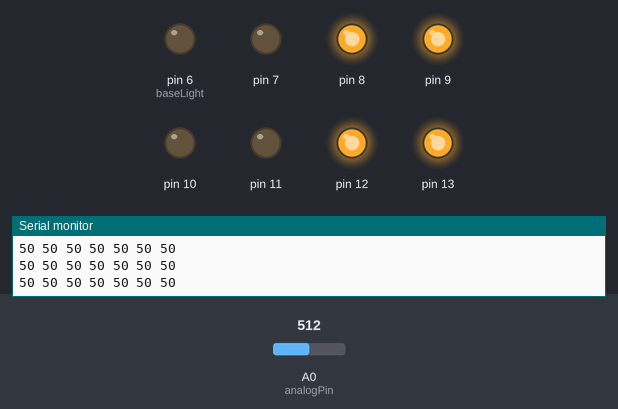
Bench run of a sketch on a simulated Arduino Uno, built with avr-gcc and run on an emulated ATmega328P. Parts: output pins drawn as LEDs (lit = HIGH), the last lines printed to the serial monitor. Inputs (shaded band) come from the test bench; at power-on: A0 (analogPin) = 512. Random numbers use the default seed unless the sketch sets one; pins used as bus, display or sensor lines are not drawn.

Above: at 1.2 s.
1.3 s: A0 (analogPin) set to 487
4.3 s: A0 (analogPin) set to 462
At 4.9 s:
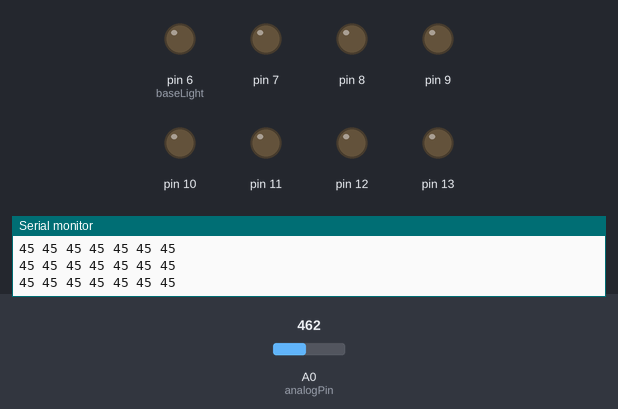
5.8 s: A0 (analogPin) set to 1023
At 6.1 s:
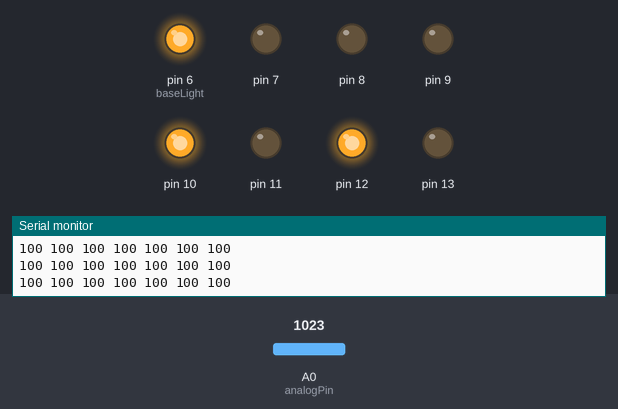
7.3 s: A0 (analogPin) set to 306
At 7.7 s:
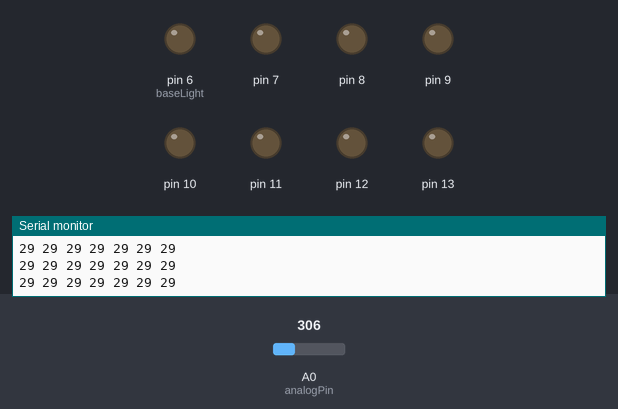
8.8 s: A0 (analogPin) set to 511
At 10.1 s:
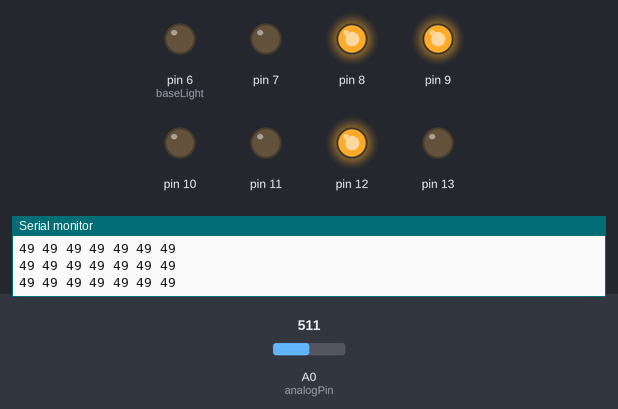
Timing chart, 0 to 11.3 s (numbered marks = the images above; inputs shaded):
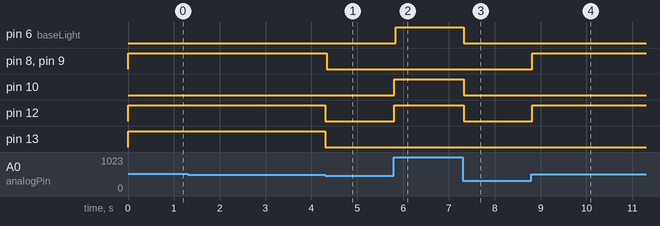

Measured:
- the behaviour switches between 471 and 470 on A0 (analogPin) (found by bisection; images 0 and 1)
- after the input at 4.3 s, pin 8, pin 9, pin 12, pin 13: HIGH → LOW at once
- after the input at 5.8 s, pin 6 (baseLight), pin 10, pin 12: LOW → HIGH at once
- after the input at 7.3 s, pin 6 (baseLight), pin 10, pin 12: HIGH → LOW at once
- after the input at 8.8 s, pin 8, pin 9, pin 12: LOW → HIGH at once

The sketch:

christmasLights002.ino
```cpp
//http://www.youtube.com/channel/UC6mIxFTvXkWQVEHPsEdflzQ
//GreatScott!
int analogPin=0;
int strobePin=2;
int resetPin=3;
int ledred=9;
int ledyellow=10;
int ledblue=11;
int ledgreen=12;
int spectrumValue[7];
int filter=0;
int cutoff = 45;

const int numLights = 8;
const int regions = 4; // this affect spectrumValue mapping
const int lightsPerRegion = numLights / regions;
bool states[regions];

const int baseLight = 6;

void setup()
{
  Serial.begin(9600);
  pinMode(analogPin, INPUT);
  pinMode(strobePin, OUTPUT);
  pinMode(resetPin, OUTPUT);
//  pinMode(ledred, OUTPUT);
//  pinMode(ledblue, OUTPUT);
//  pinMode(ledyellow, OUTPUT);
//  pinMode(ledgreen, OUTPUT);
  for(int i = 0; i < numLights; i++)
  {
    pinMode(baseLight + i, OUTPUT);
    digitalWrite(baseLight + i, LOW);

  }
  for(int i=0; i < regions; i++)
  {
    states[i] = false;
  }

  randomSeed(analogRead(4));

  digitalWrite(resetPin, LOW);
  digitalWrite(strobePin, HIGH);
}

void loop()
{
  digitalWrite(resetPin, HIGH);
  digitalWrite(resetPin, LOW);
  for (int i=0;i<7;i++)
  {
    digitalWrite(strobePin, LOW);
//    delay(30);
    delay(1);
    spectrumValue[i]=analogRead(analogPin);
    spectrumValue[i]=constrain(spectrumValue[i], filter, 1023);
    spectrumValue[i]=map(spectrumValue[i], filter,1023,0,100);
    Serial.print(spectrumValue[i]);
    Serial.print(" ");
    digitalWrite(strobePin, HIGH);
  }
  Serial.println();
//  analogWrite(ledred,spectrumValue[0]);
//  analogWrite(ledred,spectrumValue[1]);
  //digitalWrite(ledblue, spectrumValue[0] > cutoff || spectrumValue[1] > cutoff);
  states[0] = spectrumValue[0] > cutoff || spectrumValue[1] > cutoff;
//  analogWrite(ledblue,spectrumValue[3]);
//  analogWrite(ledblue,spectrumValue[4]);
  //digitalWrite(ledyellow, spectrumValue[2] > cutoff  );
  states[1] = spectrumValue[2] > cutoff;
//  analogWrite(ledgreen,spectrumValue[5]);
//  analogWrite(ledgreen,spectrumValue[6]);
  //digitalWrite(ledred,spectrumValue[3] > cutoff ||  spectrumValue[4] > cutoff );
  states[2] = spectrumValue[3] > cutoff;
  //digitalWrite(ledgreen,spectrumValue[5] > cutoff);
  states[3] = spectrumValue[4] > cutoff || spectrumValue[5] > cutoff;
  update_display();
  delay(25);
}

void update_display()
{
  static bool previousStates[regions] = {false};
  for(int i = 0; i < regions; i ++)
  {
    if(states[i])
    {
      //check if previously on
      if(previousStates[i])
      {
        // do nothing
      }
      else
      {
        // randomly select an output to turn on
        digitalWrite(baseLight + (i * lightsPerRegion) + random(lightsPerRegion + 1), HIGH);
      }
    }
    else
    {
      // turn outputs off
      for(int j = 0; j < lightsPerRegion; j++)
      {
        digitalWrite(baseLight + (i * lightsPerRegion) + j, LOW);
      }
    }
    //chache this value
    previousStates[i] = states[i];
  }
}
```
